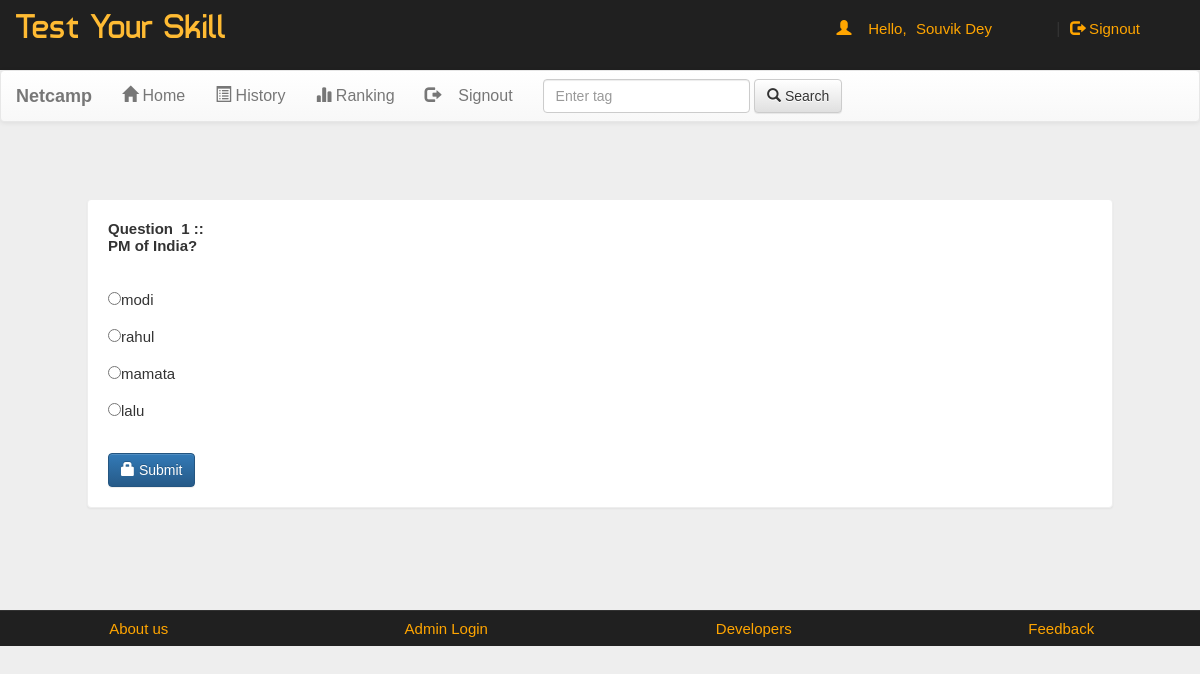
Page /account.php?q=quiz&step=2&eid=5fa5685a74d52&n=1&t=5 (signed in) on the committed database.
### tables this page shows
CREATE TABLE `questions` (
  `eid` text NOT NULL,
  `qid` text NOT NULL,
  `qns` text NOT NULL,
  `choice` int(11) NOT NULL,
  `sn` int(11) NOT NULL
);

CREATE TABLE `options` (
  `qid` varchar(50) NOT NULL,
  `option` varchar(5000) NOT NULL,
  `optionid` text NOT NULL
);

### account.php (the view, shortened to what this page needs)
<!DOCTYPE html PUBLIC "-//W3C//DTD XHTML 1.0 Transitional//EN" "http://www.w3.org/TR/xhtml1/DTD/xhtml1-transitional.dtd">
<html xmlns="http://www.w3.org/1999/xhtml">
<head>
<link  rel="stylesheet" href="css/bootstrap.min.css"/>
 <link  rel="stylesheet" href="css/bootstrap-theme.min.css"/>
 <link rel="stylesheet" href="css/main.css">
 <link  rel="stylesheet" href="css/font.css">
</head>
<body>
<div class="header">
<div class="row">
<div class="col-lg-6">
<span class="logo">Test Your Skill</span></div>
<div class="col-md-4 col-md-offset-2">
 <?php
 include_once 'dbConnection.php';
  if(!(isset($_SESSION['email']))){
header("location:index.php");
}
else
{
$name = $_SESSION['name'];
echo '<span class="pull-right top title1" ><span class="log1"><span class="glyphicon glyphicon-user" aria-hidden="true"></span>&nbsp;&nbsp;&nbsp;&nbsp;Hello,</span> <a href="account.php?q=1" class="log log1">'.$name.'</a>&nbsp;|&nbsp;<a href="logout.php?q=account.php" class="log"><span class="glyphicon glyphicon-log-out" aria-hidden="true"></span>&nbsp;Signout</button></a></span>';
}?>
</div>
</div></div>
<div class="bg">
<nav class="navbar navbar-default title1">
  <div class="container-fluid">
    <div class="navbar-header">
      <a class="navbar-brand" href="#"><b>Netcamp</b></a>
    </div>
    <div class="collapse navbar-collapse" id="bs-example-navbar-collapse-1">
      <ul class="nav navbar-nav">
        <li <?php if(@$_GET['q']==1) echo'class="active"'; ?> ><a href="account.php?q=1"><span class="glyphicon glyphicon-home" aria-hidden="true"></span>&nbsp;Home<span class="sr-only">(current)</span></a></li>
        <li <?php if(@$_GET['q']==2) echo'class="active"'; ?>><a href="account.php?q=2"><span class="glyphicon glyphicon-list-alt" aria-hidden="true"></span>&nbsp;History</a></li>
		<li <?php if(@$_GET['q']==3) echo'class="active"'; ?>><a href="account.php?q=3"><span class="glyphicon glyphicon-stats" aria-hidden="true"></span>&nbsp;Ranking</a></li>
		<li class="pull-right"> <a href="logout.php?q=account.php"><span class="glyphicon glyphicon-log-out" aria-hidden="true"></span>&nbsp;&nbsp;&nbsp;&nbsp;Signout</a></li>
		</ul>
            <form class="navbar-form navbar-left" role="search">
        <div class="form-group">
          <input type="text" class="form-control" placeholder="Enter tag ">
        </div>
        <button type="submit" class="btn btn-default"><span class="glyphicon glyphicon-search" aria-hidden="true"></span>&nbsp;Search</button>
      </form>
      </div>
  </div>
</nav>
<div class="container">
<div class="row">
<div class="col-md-12">
<?php
if(@$_GET['q']== 'quiz' && @$_GET['step']== 2) {
$eid=@$_GET['eid'];
$sn=@$_GET['n'];
$total=@$_GET['t'];
$q=mysqli_query($con,"SELECT * FROM questions WHERE eid='$eid' AND sn='$sn' " );
echo '<div class="panel" style="margin:5%">';
while($row=mysqli_fetch_array($q) )
{
$qns=$row['qns'];
$qid=$row['qid'];
echo '<b>Question &nbsp;'.$sn.'&nbsp;::<br />'.$qns.'</b><br /><br />';
}
$q=mysqli_query($con,"SELECT * FROM options WHERE qid='$qid' " );
echo '<form action="update.php?q=quiz&step=2&eid='.$eid.'&n='.$sn.'&t='.$total.'&qid='.$qid.'" method="POST"  class="form-horizontal">
<br />';
while($row=mysqli_fetch_array($q) )
{
$option=$row['option'];
$optionid=$row['optionid'];
echo'<input type="radio" name="ans" value="'.$optionid.'">'.$option.'<br /><br />';
}
echo'<br /><button type="submit" class="btn btn-primary"><span class="glyphicon glyphicon-lock" aria-hidden="true"></span>&nbsp;Submit</button></form></div>';
}
?>
</div></div></div></div>
<div class="row footer">
<div class="col-md-3 box">
<a href="http://www.projectworlds.in/online-examination" target="_blank">About us</a>
</div>
<div class="col-md-3 box">
<a href="#" data-toggle="modal" data-target="#login">Admin Login</a></div>
<div class="col-md-3 box">
<a href="#" data-toggle="modal" data-target="#developers">Developers</a>
</div>
<div class="col-md-3 box">
<a href="feedback.php" target="_blank">Feedback</a></div></div>
</body>
</html>

### css/main.css (style rules this page uses)
body { overflow-x:hidden; width:100%; font: 15px "Century Gothic", "Times Roman", sans-serif; background:#eee; min-height:550px; background-attachment:fixed; }
.bg { min-height:540px; }
.panel { border-color:#eee; margin:40px; padding:20px; font: 15px "Century Gothic", "Times Roman", sans-serif; }
.header { background:#202020; height:70px; }
.logo { font-family:'typo'; font-size:35px; color:#ffbb33; margin:15px; }
.title1 { font: 16px "Century Gothic", "Times Roman", sans-serif; }
.footer { font-size:15px; text-align:center; border-top:1px solid; border-color:#323232; background-color:#202020; }
.footer a { margin:25px; color:orange; text-decoration:none; font: 15px "Century Gothic", "Times Roman", sans-serif; }
.box { padding:9px; }
.top { margin-top:20px; }
.log1 { font: 15px 'Ubuntu', sans-serif; color:orange; margin-left:10px; }
.log { margin:10px; margin-right:60px; margin-left:5px; color:orange; text-decoration:none; font-size:20px; font-size:15px; }

### rows in the picture
questions: qns "PM of India?"
options: option "modi"
options: option "rahul"
options: option "mamata"
options: option "lalu"

### other values in the picture
$name "Souvik Dey"
